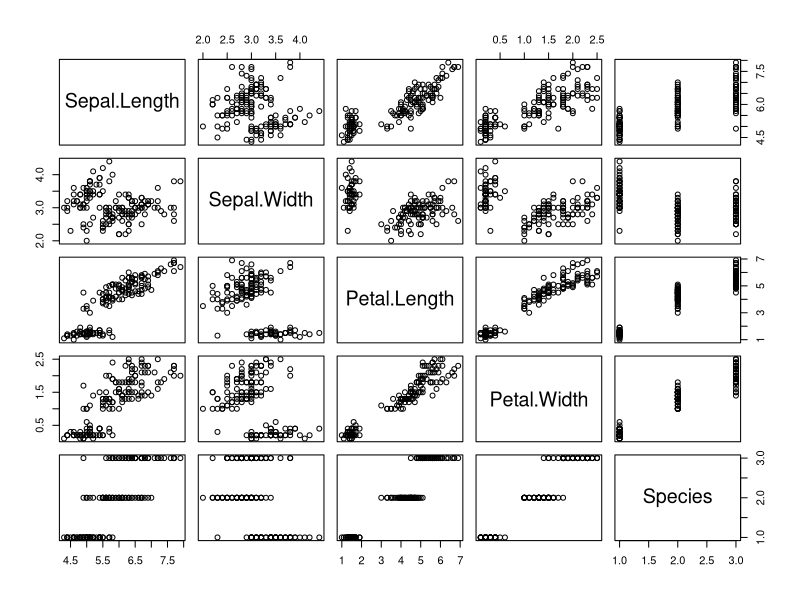
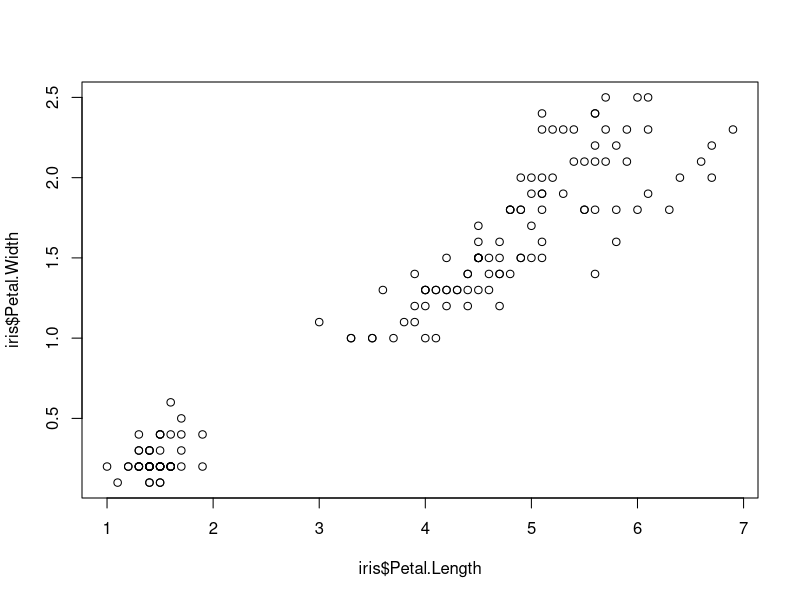
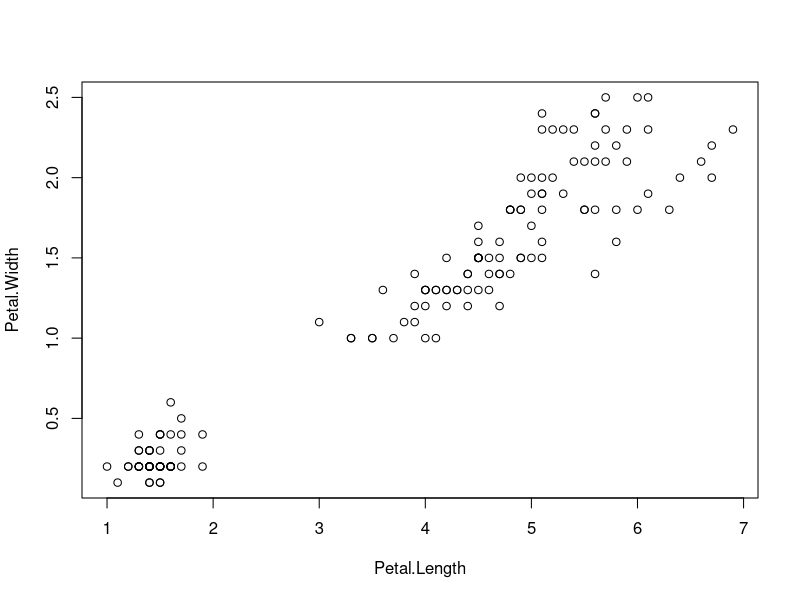
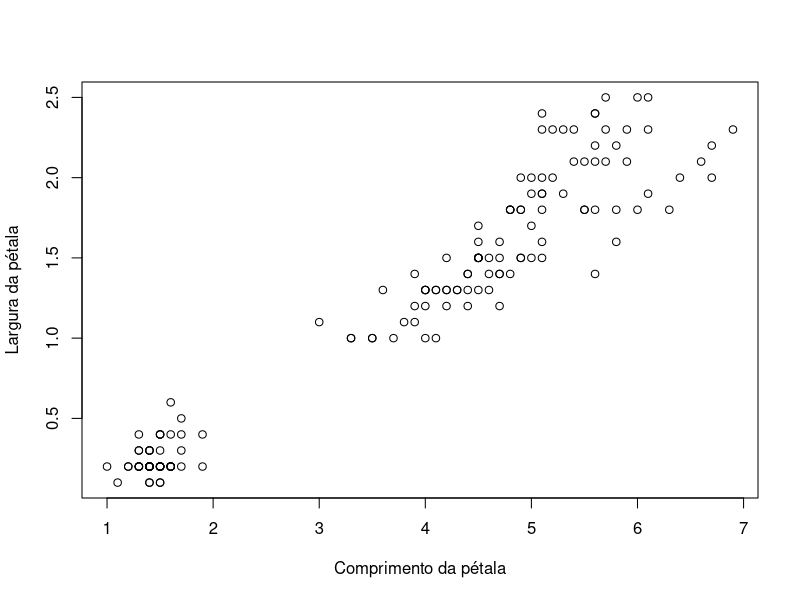
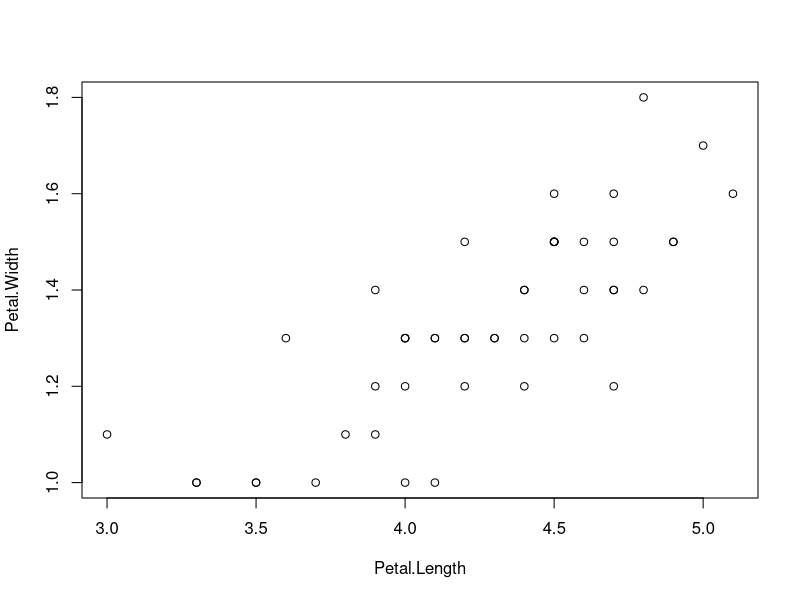
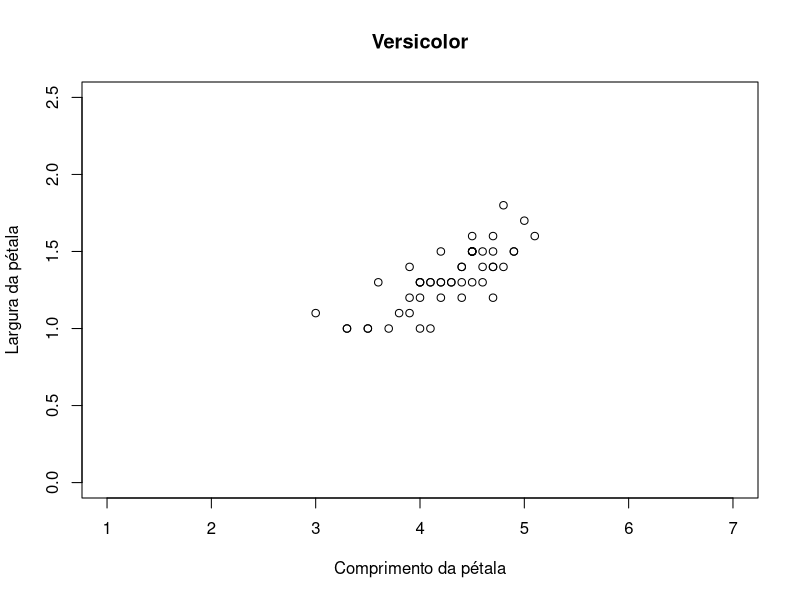
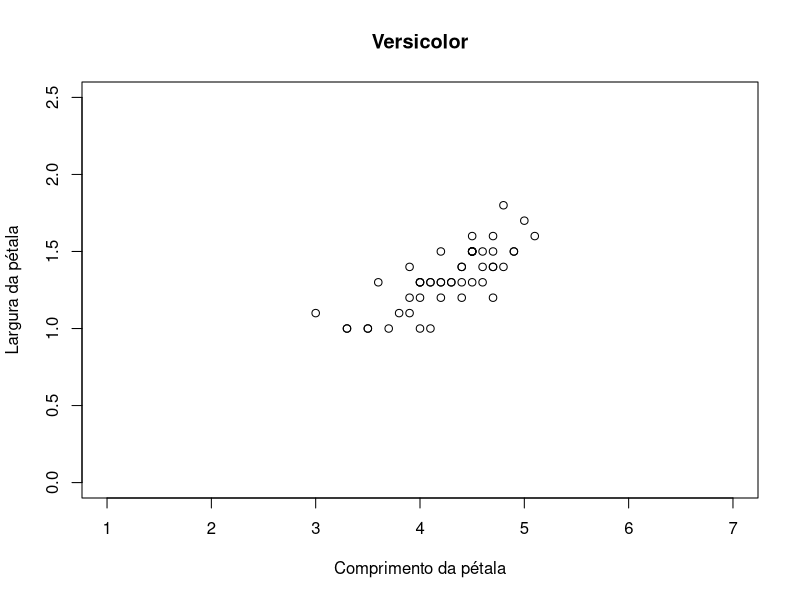
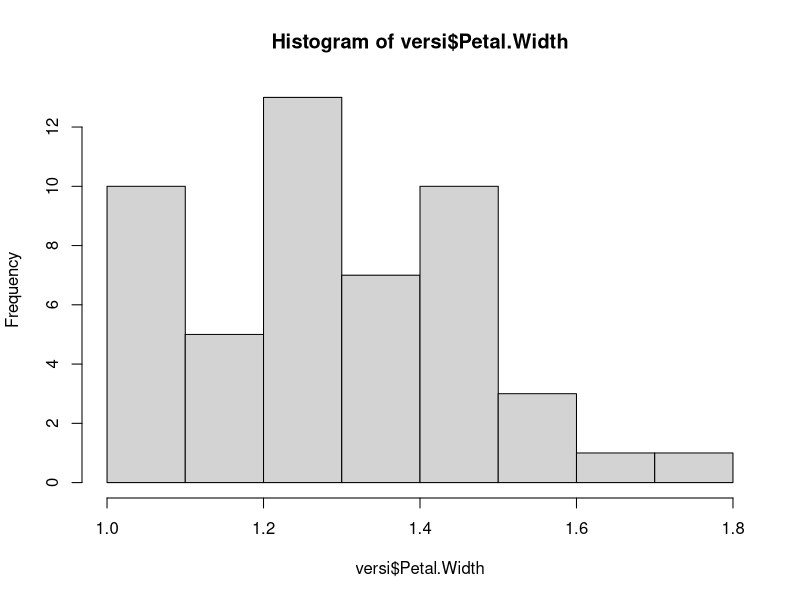

Recreate these plots in R, in order.
#########################################################################
##
## Disciplina Transversal
## MEPC-2020
## Aula 2   27/05/2020
##
## Profs Fernando Mayer e Paulo Justiniano
##
#########################################################################

##======================================================================
## Script pré aula
##----------------------------------------------------------------------

## Tudo que está depois de um '#' é um comentário e não será executado.

## O R como uma calculadora
2 + 2    # Com o cursor nesta linha, aperte Ctrl + Enter

## O comando acima é "enviado" ao console (abaixo) e executado. No
## entanto, o resultado da operação não está armazenada em nenhum lugar.
## Para "salvar" o resultado, atribua a operação à uma variável qualquer
x = 2 + 2

## Note que o resultado da operação não é mostrado. Para visualizar o
## resultado, digite o nome da variável
x

## Vamos criar uma nova variável, como resultado de outra operação
y = 3 * 2
y

## Podemos agora fazer operações com estas variáveis, como por exemplo
x + y

## Para visualizar as variáveis que criamos, usamos a função ls()
ls()

## Para remover as variáveis criadas, usamos a função rm()
rm(x, y)

## Verifique que 'x' e 'y' não existem mais
ls()


## Agora é a sua vez!

## Cria três variáveis: 'x', 'y' e 'z', com os respectivos valores: 5,
## 3, e 2.
x = 5
y = 3
z = 2
## NOTE que = deveria ser <-
x <- 5
y <- 3
z <- 2
## NOTE que também poderia fazer
x <- 5; y <- 3; z <- 2

## Divida x por y
x/y

## Calcule z vezes y
z * y

## Calcule 2 vezes y, salvando o resultado em uma nova variável chamada
## 'w'
w <- 2 * y
2 * y -> w
w

## Calcule x vezes w
x * w

## Convertendo escalas de temperatura.
## Considere que você quer converter a temperatura de 25°C (graus
## Celsius - C) para as escalas Kelvin (K) e Fahrenheit (F).

## Crie uma variável para armazenar o valor da temperatura em Celsius (25)
temp_c <- 25
## NOTE sobre nomes de variáveis:
## - Não podem começar com número
## - Não podem conter espaço
## - "Sensível ao caso"
## - Podem ser separadas por ponto, underline, ou snakeCase ou CamelCase

## Crie uma nova variável para armazenar o resultado da conversão da
## temperatura em Celsius para Kelvin através da seguinte relação:
## K = C + 273.15
temp_k <- temp_c + 273.15
(temp_k <- temp_c + 273.15)

## Crie uma nova variável para armazenar o resultado da conversão da
## temperatura em Celsius para Fahrenheit através da seguinte relação:
## F = (C * 9/5) + 32
(temp_f <- temp_c * 9/5 + 32)
## NOTE sobre ordem de operações
(temp_f <- (temp_c * 9/5) + 32)

## Agora faça o caminho inverso: converta a temperatura calculada em
## Kelvin para Celsius com
## C = K - 273.15
(temp_c <- temp_k - 273.15)

## Converta a temperatura em Fahrenheit para Celsius com
## C = (F - 32) * 5/9
(temp_c <- temp_f - 32 * 5/9)
## NOTE sobre ordem de operações
(temp_c <- (temp_f - 32) * 5/9)
## Abrindo a conta
77 - 32 * 5/9 # errado
32 * 5/9 # esse é o primeiro passo
77 - 17.77778 # o resultado do primeiro passo é usado aqui, causando o
              # erro
(77 - 32) * 5/9 # certo - parenteses primeiro

## NOTE sobre "sobreposição" de resultados no mesmo objeto (apesar do
## resultado ser o mesmo, temp_c é sobrescrito)

## Encontre as raízes da equação x^2 - 5x + 6
## Veja https://pt.wikipedia.org/wiki/Equação_quadrática
a <- 1; b <- -5; c <- 6
## Fórmula de Bhaskara
(-b - sqrt(b^2 - 4 * a * c))/(2 * a)
(-b + sqrt(b^2 - 4 * a * c))/(2 * a)

##----------------------------------------------------------------------
## FIM Script pré aula
##======================================================================

##======================================================================
## Links para materiais

## Página oficial do projeto R
## https://www.r-project.org/

## Introdução ao Ambiente Estatístico R (Rembrapa)
## Paulo Justiniano Ribeiro Jr
## http://www.leg.ufpr.br/~paulojus/embrapa/Rembrapa/

## Estatística Computacional com R
## Fernando Mayer, Wagner Bonat, Walmes Zeviani,
## Elias Krainski, Paulo J. Ribeiro Jr.
## http://cursos.leg.ufpr.br/ecr/

##======================================================================
## Vetores

## Vetores atômicos: existem seis tipos básicos:
## double
## integer
## character
## logical
## complex
## raw

## Vetor simples
vet <- c(5, 3, 2)
vet
length(vet)

## Vetor a partir de objetos existentes
temps <- c(temp_c, temp_k, temp_f)
temps
names(temps)
names(temps) <- c("Celsius", "Kelvin", "Fahrenheit")
temps
names(temps)

## Operações com vetores

## Regra da reciclagem
vet
vet + 2
vet + c(2, 4, 5)

vet
vet + c(2, 4)

## Sequências
1:10
seq(1, 10)
seq(1, 10, by = 2)
seq(1, 10, length.out = 30)

## Repetições
rep(1, times = 10)
rep(c(1, 2), times = 10)
rep(c(1, 2), each = 10)
rep(c(1, 2), times = c(2, 8))

##----------------------------------------------------------------------
## Indexação

vet
vet[2]
vet[c(1, 3)]
vet[-2]
vet[-c(1, 3)]
vet[]

##----------------------------------------------------------------------
## Seleção condicional
## Ver tabela em
## http://cursos.leg.ufpr.br/ecr/objetos-e-classes.html#outros-tipos-de-vetores

## Seleciona elementos
vet
vet[vet == 2]
vet == 2
vet[vet >= 3]
vet >= 3
vet[vet != 3]
vet != 3

## Seleciona posição dos elementos
which(vet == 2)
which(vet >= 3)
which(vet != 3)

##======================================================================
## Funções e argumentos
runif(n = 10, min = 0, max = 1)
args(runif)
## NOTE páginas de ajuda
help(runif)

## Ordem dos argumentos
runif(10)
runif(10, min = 0, max = 5)
runif(10, max = 5, min = 0)
runif(max = 5, n = 10, min = 0)
runif(max = 5, 10, min = 0)
runif(10, max = 5, 0)
runif(10, 0, 5)
runif(10, 5, 0) # errado

## Outros tipos de argumento
args(sample)
help(sample)
sample(x = 1:10, size = 5)
sample(x = 1:10, size = 5, replace = TRUE)

## Criando suas próprias funções
soma <- function(x, y) {
    x + y
}
soma(2, 2)

##======================================================================
## Outros tipos de vetores

## Vetores de caracteres
escala <- c("Celsius", "Kelvin", "Fahrenheit")
escala

## Fatores
escala_fator <- as.factor(escala)
escala_fator
## Níveis são sempre únicos
escala_fator2 <- as.factor(c(escala, escala))
escala_fator2

## Matrizes (vetor com duas dimensões)
mat <- matrix(1:12, nrow = 3, ncol = 4)
mat

mat <- matrix(1:12, nrow = 3, ncol = 4, byrow = TRUE)
mat
length(mat)
dim(mat)

## Indexação de matrizes
mat[1, 1]
mat[1, 2]
mat[2, 1]
mat[,]
mat[1, ]
mat[, 1]
mat[, 1, drop = FALSE]
mat[c(1, 3), c(4, 1)]

##----------------------------------------------------------------------
## Listas
lis <- list(1:5, "R", mat)
lis
length(lis)
dim(lis)
names(lis)

## Indexação de listas
lis[[1]]
lis[[1]][1]
lis[[1]][c(2, 5)]
lis[[2]]
lis[[3]]
lis[[3]][1, 2]

## Usando nomes
names(lis)
names(lis) <- c("vetor", "palavra", "matriz")
names(lis)
lis
## Usando $
lis$vetor
lis$vetor[1]
lis$vetor[c(2, 5)]
lis$palavra
lis$matriz
lis$matriz[1, 2]

##----------------------------------------------------------------------
## Data frame
## - É uma lista onde os componentes devem ter o mesmo tamanho
## - Formato de "tabela" de dados
da <- data.frame("Escala" = c("Celsius", "Kelvin", "Fahrenheit"),
                 "Temperatura" = c(temp_c, temp_k, temp_f))
da
length(da) # número de colunas = elementos da lista
dim(da) # também possui duas dimensões
names(da)
row.names(da)

## Indexação de data frames

## Como lista - por coluna
da$Escala # acessa coluna
da$Escala[1]
da$Temperatura

## Como matriz - linha e coluna
da[1, 1]
da[2, 2]
da[2, ]
da[, 2]
da[1, "Temperatura"]
da[, "Temperatura"]
da[3, "Escala"]

##======================================================================
## Explorando dados

## Base de dados já disponível no R
data(iris)
str(iris)
summary(iris)
plot(iris)
## Veja a descrição dos dados com
help(iris)

## Relações
plot(iris$Petal.Length, iris$Petal.Width)
plot(Petal.Width ~ Petal.Length, data = iris)
plot(Petal.Width ~ Petal.Length, data = iris,
     xlab = "Comprimento da pétala",
     ylab = "Largura da pétala")

## Subset de uma só espécie
versi <- subset(iris, Species == "versicolor")
str(versi)
versi <- droplevels(versi)
str(versi)
plot(Petal.Width ~ Petal.Length, data = versi)
plot(Petal.Width ~ Petal.Length, data = versi,
     xlab = "Comprimento da pétala",
     ylab = "Largura da pétala",
     main = "Versicolor",
     xlim = c(1, 7), ylim = c(0, 2.5))

## Usando plot com subset
plot(Petal.Width ~ Petal.Length, data = iris,
     subset = Species == "versicolor",
     xlab = "Comprimento da pétala",
     ylab = "Largura da pétala",
     main = "Versicolor",
     xlim = c(1, 7), ylim = c(0, 2.5))

## Histogramas
hist(versi$Petal.Width)
hist(versi$Petal.Length)

## Tudo junto
par(mfrow = c(1, 2))
hist(versi$Petal.Width)
hist(versi$Petal.Length)
par(mfrow = c(1, 1))

## Mais completo
par(mfrow = c(1, 2))
hist(versi$Petal.Width, main = "", xlab = "Largura",
     ylab = "Frequência")
hist(versi$Petal.Length, main = "", xlab = "Comprimento",
     ylab = "Frequência")
par(mfrow = c(1, 1))

## Boxplots
boxplot(Petal.Length ~ Species, data = iris)
boxplot(Petal.Width ~ Species, data = iris)
